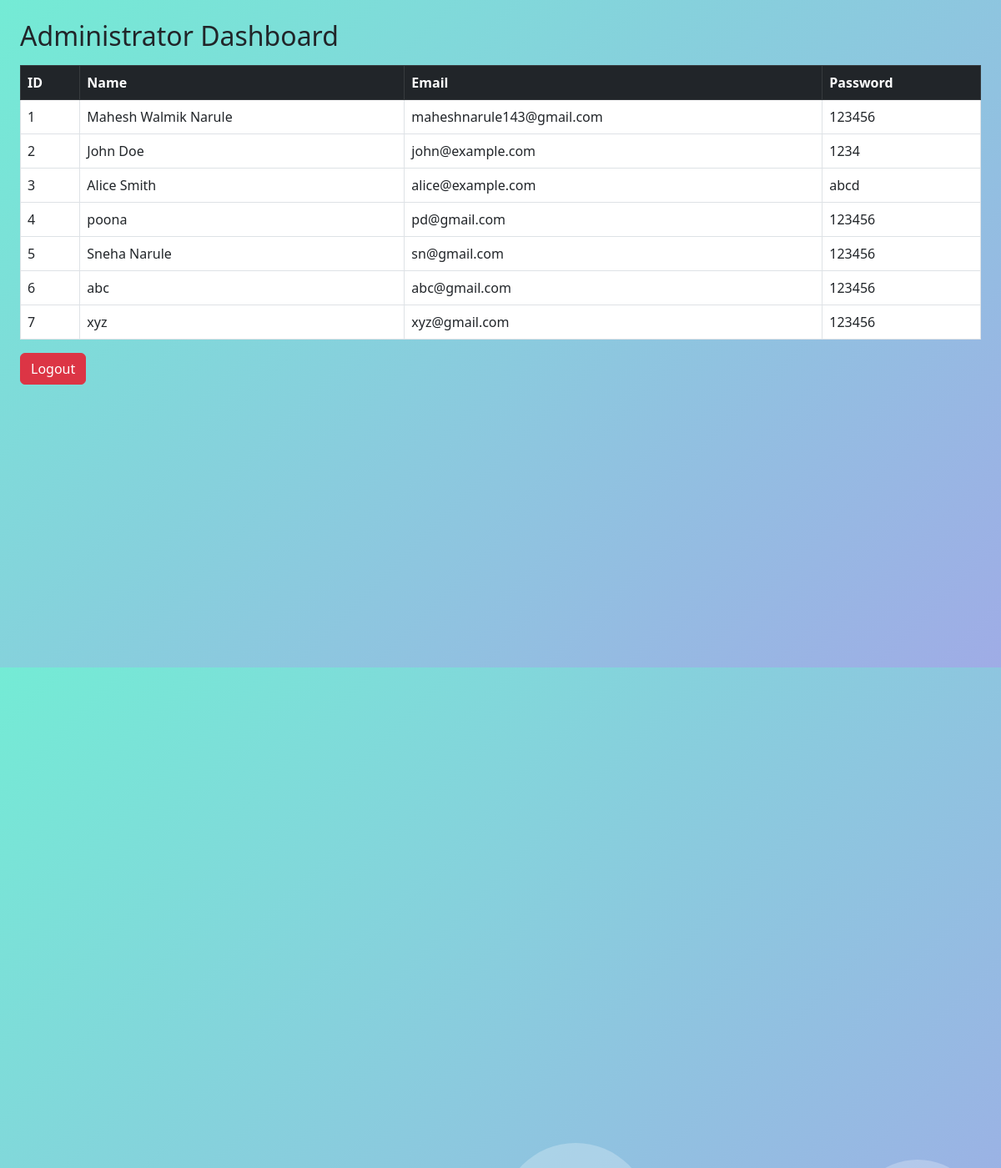
/admin_dashboard (signed in), run on the app's committed database.
### tables this page shows
CREATE TABLE users (
            id INTEGER PRIMARY KEY AUTOINCREMENT,
            name TEXT NOT NULL,
            email TEXT UNIQUE NOT NULL,
            password TEXT NOT NULL
        );

### app.py (the view)
@app.route('/admin_dashboard')
def admin_dashboard():
    if 'admin' not in session:
        return redirect(url_for('signin'))
    conn = sqlite3.connect("user.db")
    cursor = conn.cursor()
    cursor.execute("SELECT id, name, email, password FROM users")
    users = cursor.fetchall()
    conn.close()
    return render_template('admin_dashboard.html', users=users)

### templates/admin_dashboard.html (shortened to what this page needs)
<!DOCTYPE html>
<html lang="en">
<head>
  <link href="https://cdn.jsdelivr.net/npm/bootstrap@5.3.0/dist/css/bootstrap.min.css" rel="stylesheet">
</head>
<body class="p-4" style="background: linear-gradient(135deg, #74ebd5 0%, #9face6 100%);">
  <div class="bubble" style="width: 180px; height: 180px; left: 50%; animation-duration: 25s;"></div>
  <div class="bubble" style="width: 160px; height: 160px; left: 85%; animation-duration: 23s;"></div>
  <h2>Administrator Dashboard</h2>
  <table class="table table-bordered mt-3">
    <thead class="table-dark">
      <tr>
        <th>ID</th>
        <th>Name</th>
        <th>Email</th>
        <th>Password</th>
      </tr>
    </thead>
    <tbody>
      {% for user in users %}
      <tr>
        <td>{{ user[0] }}</td>
        <td>{{ user[1] }}</td>
        <td>{{ user[2] }}</td>
        <td>{{ user[3] }}</td>
      </tr>
      {% endfor %}
    </tbody>
  </table>
  <a href="/logout" class="btn btn-danger">Logout</a>
</body>
</html>

### templates/admin_dashboard.html (style rules this page uses)
.bubble { position: absolute; bottom: -150px; background: rgba(255, 255, 255, 0.25); border-radius: 50%; animation: rise 18s infinite ease-in; }

### data on the page
users: id "1", name "Mahesh Walmik Narule", email "maheshnarule143@gmail.com", password "123456"
users: id "2", name "John Doe", email "john@example.com", password "1234"
users: id "3", name "Alice Smith", email "alice@example.com", password "abcd"
users: id "4", name "poona", email "pd@gmail.com", password "123456"
users: id "5", name "Sneha Narule", email "sn@gmail.com", password "123456"
users: id "6", name "abc", email "abc@gmail.com", password "123456"
users: id "7", name "xyz", email "xyz@gmail.com", password "123456"
